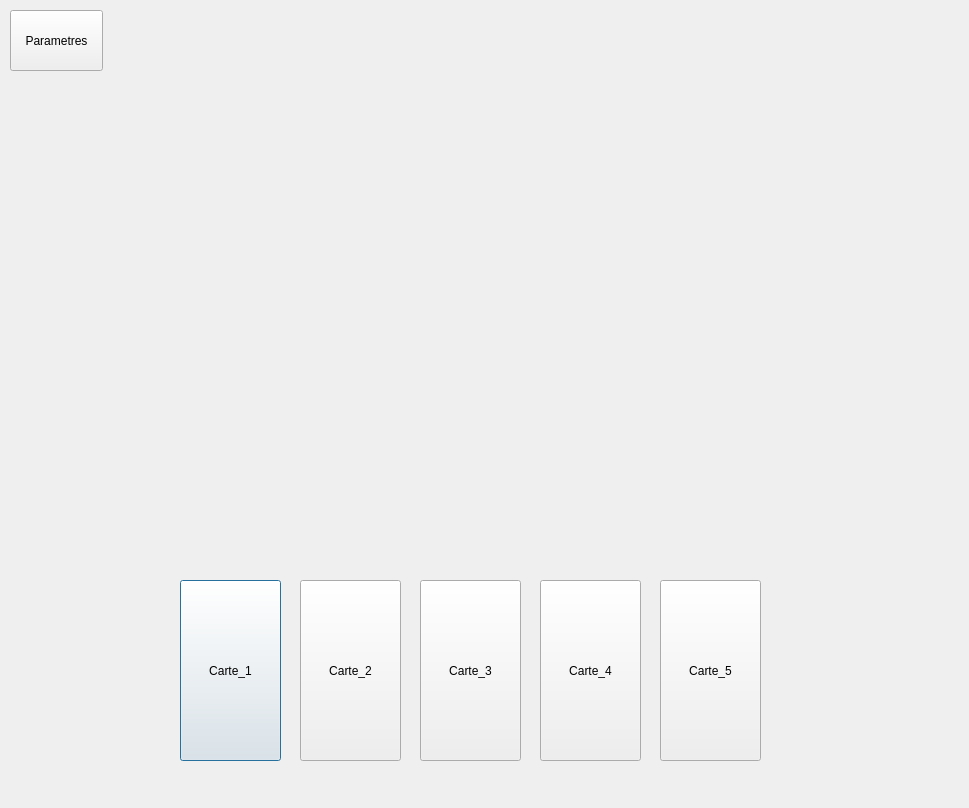
<?xml version="1.0" encoding="UTF-8"?>
<ui version="4.0">
 <class>Dialog</class>
 <widget class="QDialog" name="Dialog">
  <property name="geometry">
   <rect>
    <x>0</x>
    <y>0</y>
    <width>969</width>
    <height>808</height>
   </rect>
  </property>
  <property name="windowTitle">
   <string>Dialog</string>
  </property>
  <widget class="QWidget" name="gridLayoutWidget">
   <property name="geometry">
    <rect>
     <x>230</x>
     <y>70</y>
     <width>491</width>
     <height>481</height>
    </rect>
   </property>
   <layout class="QGridLayout" name="gridLayout"/>
  </widget>
  <widget class="QPushButton" name="pushButton">
   <property name="geometry">
    <rect>
     <x>180</x>
     <y>580</y>
     <width>101</width>
     <height>181</height>
    </rect>
   </property>
   <property name="text">
    <string>Carte_1</string>
   </property>
  </widget>
  <widget class="QPushButton" name="pushButton_2">
   <property name="geometry">
    <rect>
     <x>300</x>
     <y>580</y>
     <width>101</width>
     <height>181</height>
    </rect>
   </property>
   <property name="text">
    <string>Carte_2</string>
   </property>
  </widget>
  <widget class="QPushButton" name="pushButton_3">
   <property name="geometry">
    <rect>
     <x>420</x>
     <y>580</y>
     <width>101</width>
     <height>181</height>
    </rect>
   </property>
   <property name="text">
    <string>Carte_3</string>
   </property>
  </widget>
  <widget class="QPushButton" name="pushButton_4">
   <property name="geometry">
    <rect>
     <x>540</x>
     <y>580</y>
     <width>101</width>
     <height>181</height>
    </rect>
   </property>
   <property name="text">
    <string>Carte_4</string>
   </property>
  </widget>
  <widget class="QPushButton" name="pushButton_5">
   <property name="geometry">
    <rect>
     <x>660</x>
     <y>580</y>
     <width>101</width>
     <height>181</height>
    </rect>
   </property>
   <property name="text">
    <string>Carte_5</string>
   </property>
  </widget>
  <widget class="QPushButton" name="Parametres">
   <property name="geometry">
    <rect>
     <x>10</x>
     <y>10</y>
     <width>93</width>
     <height>61</height>
    </rect>
   </property>
   <property name="text">
    <string>Parametres</string>
   </property>
  </widget>
  <widget class="QWidget" name="gridLayoutWidget_2">
   <property name="geometry">
    <rect>
     <x>770</x>
     <y>90</y>
     <width>171</width>
     <height>151</height>
    </rect>
   </property>
   <layout class="QGridLayout" name="gridLayout_2"/>
  </widget>
 </widget>
 <resources/>
 <connections/>
</ui>
